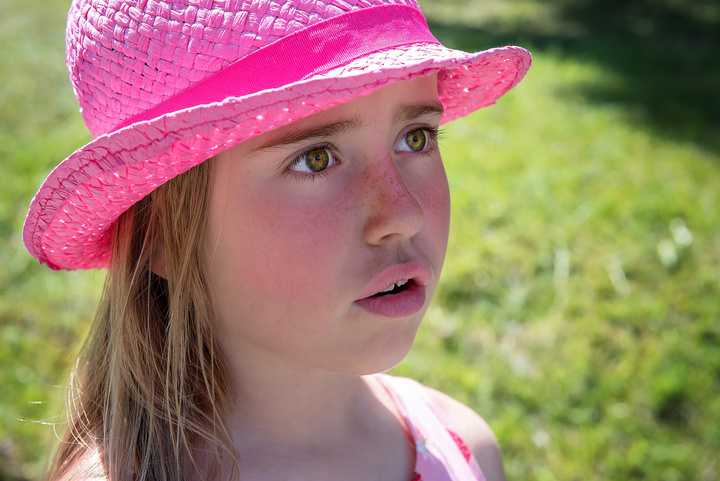
//> input picture SkinDetection/SkinDetection/6.jpg, 720 x 481 px
$ ./SkinDetection   (built with g++ and OpenCV 4)
//> lines starting //> are read from the running program, lines starting //| are printed output that depends on the picture; after the words box and inside, x2 and y2 are one past the last pixel; in counts of white or black regions, pixels touching at a corner belong together
### SkinDetection/SkinDetection/stdafx.h
// stdafx.h : 标准系统包含文件的包含文件，
// 或是经常使用但不常更改的
// 特定于项目的包含文件
//

#pragma once

#include "targetver.h"

#include <stdio.h>
#include <tchar.h>


// TODO:  在此处引用程序需要的其他头文件

### SkinDetection/SkinDetection/SkinDetection.cpp
// SkinDetection.cpp : 定义控制台应用程序的入口点。
//

#include "stdafx.h"


#include "opencv2/imgproc/imgproc.hpp"
#include "opencv2/highgui/highgui.hpp"
#include "opencv2/imgproc/imgproc_c.h"
#include <iostream>

using namespace cv;
using namespace std;
Mat img_sobel(Mat &src);
Mat skin_sobel_filter(Mat &src, Mat &sobel);
Mat skin_detect(Mat &src, Mat &skinCrCbHist);

Mat MatCrCbHist_ellipse();
Mat MatCrCbHist_square();

struct skinAreaInfo
{
    Mat mask;
    double area;
    double smooth;
};

int main()
{
    // 图片载入
    Mat image = imread("6.jpg");
//> image is the input picture: 481 rows x 720 cols, CV_8UC3; mean B, G, R 106, 127.5, 157.6
    resize(image, image, Size(image.cols  , image.rows ));


    //生成肤色椭圆模型
    Mat skinCrCbHist_ellipse = MatCrCbHist_ellipse();
//> in MatCrCbHist_ellipse, `ellipse(skinCrCbHist_ellipse, Point(113, 155.6), Size(23.4, 15.2), 43...`:
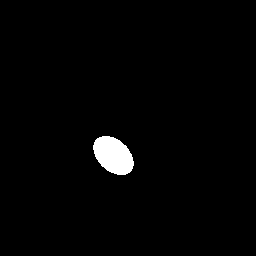
//> skinCrCbHist_ellipse: 256 rows x 256 cols, CV_8UC1; 1.8% white; 1 white region, box (x1, y1, x2, y2) and area: (93, 136, 134, 175) 1148

    //正方形检测区域
    Mat skinCrCbHist_square = MatCrCbHist_square();
//> in MatCrCbHist_square, `fillConvexPoly(skinCrCbHist_square, PointArray, 4, Scalar(255, 255, 25..`: skinCrCbHist_square: 256 rows x 256 cols, CV_8UC1; 3.2% white; 1 white region, box (x1, y1, x2, y2) and area: (77, 133, 128, 174) 2091

    imshow("颜色区域矩形", skinCrCbHist_square);
    imshow("颜色区域椭圆", skinCrCbHist_ellipse);


    Mat detect_ellipse = skin_detect(image, skinCrCbHist_ellipse);
    Mat detect_square = skin_detect(image, skinCrCbHist_square);
    imshow("原图", image);
    imshow("肤色检测图-椭圆区域", detect_ellipse);
    // imshow("肤色检测图-矩形区域", detect_square);

    // sobel算子获得梯度图像
    Mat grad = img_sobel(image);
    imshow("sobel运算结果", grad);

    // 将检测到的图像二值化
    Mat bwDetect_RGB;
    threshold(detect_ellipse, bwDetect_RGB, 0.0, 255.0, THRESH_BINARY);
    Mat bwDetect;
    cvtColor(bwDetect_RGB, bwDetect,CV_RGB2GRAY );
    imshow("二值化-人脸", bwDetect);

    Mat filtered = skin_sobel_filter(bwDetect, grad);
    Mat filtered_detect;
    image.copyTo(filtered_detect, filtered);//返回肤色图
    imshow("综合考虑", filtered_detect);
    waitKey();
    return 0;
}
/*
    src 待检测的图片
    skinCrCbHist 肤色区域矩阵
    返回，检测到肤色的区域矩阵
    */
Mat skin_detect(Mat &src, Mat &skinCrCbHist)
{
    Mat img = src.clone();


    Mat ycrcb_image;
    Mat output_mask = Mat::zeros(img.size(), CV_8UC1);
    cvtColor(img, ycrcb_image, CV_BGR2YCrCb); //首先转换成到YCrCb空间
//> ycrcb_image: 481 rows x 720 cols, CV_8UC3; mean of channels 0, 1, 2 134, 144.8, 112.2
    for (int i = 0; i < img.cols; i++)
    {
        for (int j = 0; j < img.rows; j++)
        {
            Vec3b ycrcb = ycrcb_image.at<Vec3b>(j, i);
            if (skinCrCbHist.at<uchar>(ycrcb[1], ycrcb[2]) > 0)//如果该点落在皮肤模型椭圆区域内，则该点是皮肤像素点。
                output_mask.at<uchar>(j, i) = 255;
        }
    }
//> output_mask: 481 rows x 720 cols, CV_8UC1; 26.5% white; 365 white regions (344 under 20 px), largest, box (x1, y1, x2, y2) and area: (35, 71, 472, 481) 89693, (309, 150, 328, 168) 189, (131, 445, 141, 481) 157
    Mat detect;
    img.copyTo(detect, output_mask);//返回肤色图
//> after the loop in skin_detect (call 2), `for (int i = 0; i < img.cols; i++)`:
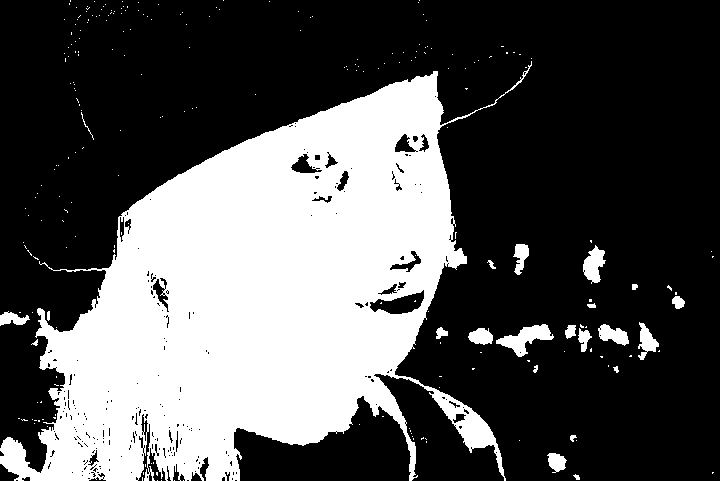
//> output_mask: 481 rows x 720 cols, CV_8UC1; 33.2% white; 236 white regions (213 under 20 px)
    return detect;
}
/*
    用sobel算法计算每个图片的纹理
*/
Mat img_sobel(Mat &src) {
    Mat src_gray;
    Mat grad;
    int ddepth = CV_16S;
    // Convert the image to grayscale
    cvtColor(src, src_gray, COLOR_BGR2GRAY);
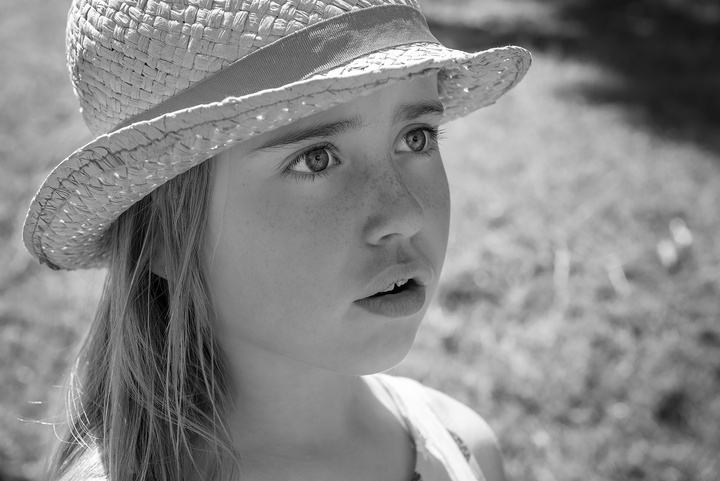
//> src_gray: 481 rows x 720 cols, CV_8UC1; min 0, max 255, mean 134
    Mat grad_x, grad_y;
    Mat abs_grad_x, abs_grad_y;
    Sobel(src_gray, grad_x, ddepth, 1, 0);// x方向
    Sobel(src_gray, grad_y, ddepth, 0, 1);// y方向
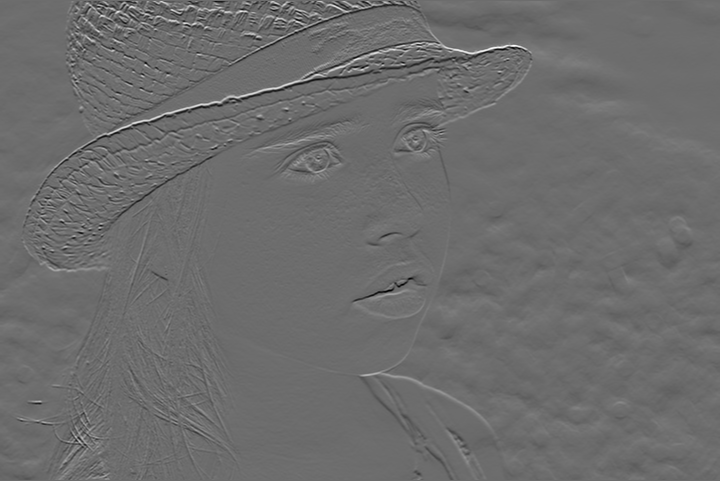
//> grad_y: 481 rows x 720 cols, CV_16SC1; min -561, max 751, mean -0.2; drawn with min black and max white
    // converting back to CV_8U
    convertScaleAbs(grad_x, abs_grad_x);
    convertScaleAbs(grad_y, abs_grad_y);
    addWeighted(abs_grad_x, 0.5, abs_grad_y, 0.5, 0, grad);
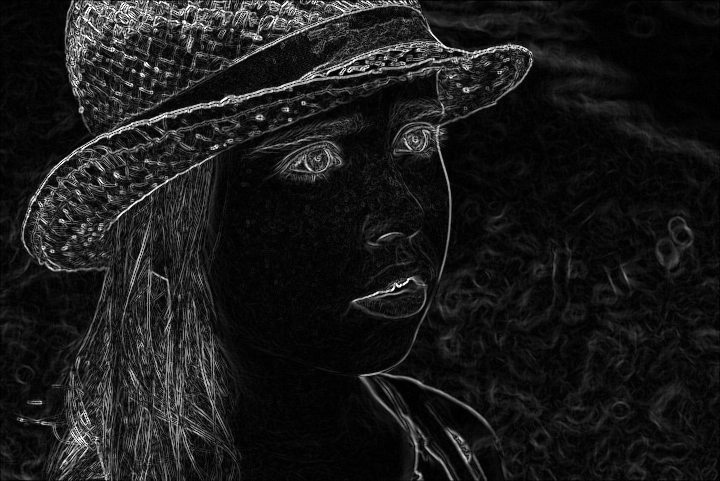
//> grad: 481 rows x 720 cols, CV_8UC1; min 0, max 255, mean 25.9
    return grad;
}

/*
    统计每个区域内的纹理，找出最可能是皮肤的区域
*/
Mat skin_sobel_filter(Mat &src, Mat &sobel) {
    vector<vector<cv::Point>> contours;
    Mat filtered = Mat::zeros(src.size(), CV_8UC1);
    // 找到轮廓，将边缘信息存储至contours
    findContours(src, contours, CV_RETR_EXTERNAL, CHAIN_APPROX_NONE);
//> contours = 349 contours, 340 with area under 20; largest, box (x1, y1, x2, y2) and area: (35, 71, 472, 481) 94188, (131, 445, 141, 481) 111, (10, 440, 21, 464) 110, (408, 131, 422, 149) 106, (167, 418, 177, 453) 78


    // 遍历每个轮廓
    for (vector<Point> c : contours) {
        Mat mask = Mat(src.size(), CV_8UC1, Scalar(0));
        double area = contourArea(c); // 计算轮廓面积
        double sum = 0; //
        vector<vector<Point>> t_contours;
        if (area <= 10)
            continue;
        // 在蒙版中画出该填充图形
        t_contours.push_back(c);
        drawContours(mask, t_contours, -1, Scalar(255), CV_FILLED);
        // 求出区域内sobel梯度积分
        for (size_t y = 0; y < src.cols; y++)
        {
            for (size_t x = 0; x < src.rows; x++)
            {
                //Vec3b ycrcb = ycrcb_image.at<Vec3b>(j, i);
                // 检查是否在区域内
                /*if (pointPolygonTest(c, Point(x, y), false) <= 0)
                    continue;*/
                if (mask.at<uchar>(x, y) != 255)
                    continue;
                uchar grad = sobel.at<uchar>(x, y);
                sum += grad;
            }
        }
        double smooth = sum / area;
        double area_smooth = area / smooth;

        cout << "平滑度：" << smooth << " 面积：" << area;
        if (smooth >= 5) {
            cout << " 面积/平滑度：" << area_smooth << endl;
        }
        else cout << endl;
        if (area_smooth >= 10)
        {
            drawContours(filtered, t_contours, -1, Scalar(255), CV_FILLED);

        }

    }
//> this loop made 349 passes
//> (area, sum, smooth, area_smooth) on pass 216: (94188, 2513479, 26.69, 3529.5)
//| 平滑度：64.25 面积：32 面积/平滑度：0.498054
//| 平滑度：74.7568 面积：111 面积/平滑度：1.48482
//| 平滑度：17.7 面积：110 面积/平滑度：6.21469
//| 平滑度：69.8095 面积：10.5 面积/平滑度：0.150409
//| 平滑度：93.6667 面积：12 面积/平滑度：0.128114
//| 平滑度：182.857 面积：21 面积/平滑度：0.114844
//| 平滑度：180.769 面积：13 面积/平滑度：0.0719149
//| 平滑度：109.523 面积：77.5 面积/平滑度：0.707617
//> (output is shown up to pass 65 of 349)
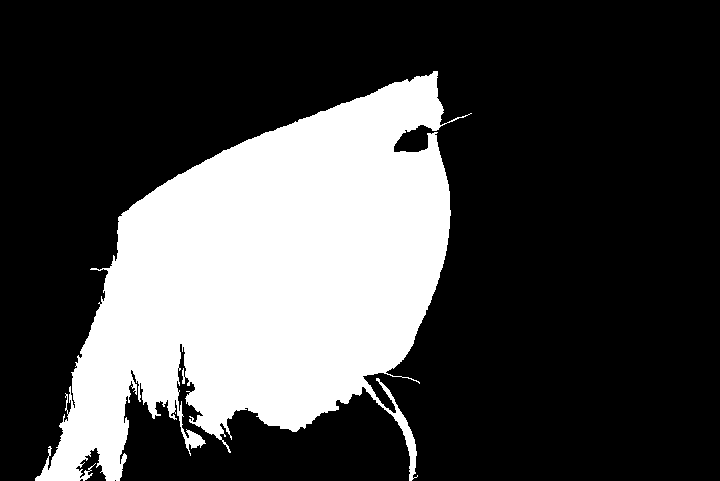
//> filtered: 481 rows x 720 cols, CV_8UC1; 27.6% white; 1 white region, box (x1, y1, x2, y2) and area: (35, 71, 472, 481) 95755
//> in main, `image.copyTo(filtered_detect, filtered);`:
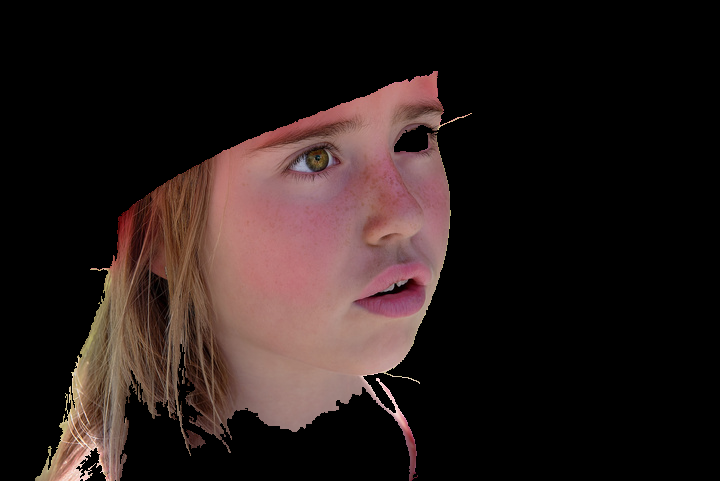
//> filtered_detect: 481 rows x 720 cols, CV_8UC3; mean B, G, R 26, 27.9, 39.9
    return filtered;
}

Mat MatCrCbHist_ellipse() {
    //利用Opencv自带的椭圆生成函数生成一个肤色椭圆模型
    Mat skinCrCbHist_ellipse = Mat::zeros(Size(256, 256), CV_8UC1);//256*256的矩阵，相当于CrCb分量的横纵坐标

    ellipse(skinCrCbHist_ellipse, Point(113, 155.6), Size(23.4, 15.2), 43.0, 0.0, 360.0, Scalar(255, 255, 255), -1);
    return skinCrCbHist_ellipse;
}

Mat MatCrCbHist_square() {
    //正方形检测区域
    Mat skinCrCbHist_square = Mat::zeros(Size(256, 256), CV_8UC1);//256*256的矩阵，相当于CrCb分量的横纵坐标
                                                                  //生成检测区域矩形
    Point PointArray[4];
    // YCrCb 133<=Cr<=173 77<=Cb<=127
    PointArray[0] = Point(77, 133);
    PointArray[1] = Point(127, 133);
    PointArray[2] = Point(127, 173);
    PointArray[3] = Point(77, 173);
    fillConvexPoly(skinCrCbHist_square, PointArray, 4, Scalar(255, 255, 255));// 画出矩形
    return skinCrCbHist_square;
}

$ run again, with SkinDetection/SkinDetection/2.jpg copied over SkinDetection/SkinDetection/6.jpg
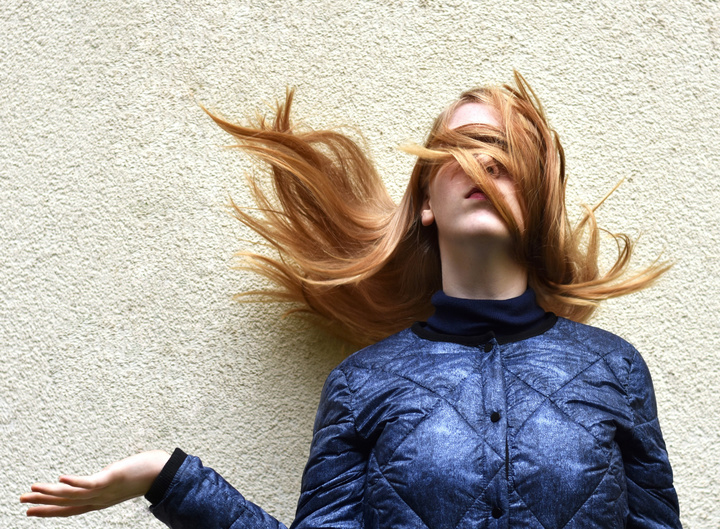
//> input picture SkinDetection/SkinDetection/2.jpg, 720 x 529 px
//> image is the input picture: 529 rows x 720 cols, CV_8UC3; mean B, G, R 161.5, 168, 173.4
//> skinCrCbHist_ellipse: 256 rows x 256 cols, CV_8UC1; 1.8% white; 1 white region, box (x1, y1, x2, y2) and area: (93, 136, 134, 175) 1148
//> skinCrCbHist_square: 256 rows x 256 cols, CV_8UC1; 3.2% white; 1 white region, box (x1, y1, x2, y2) and area: (77, 133, 128, 174) 2091
//> ycrcb_image: 529 rows x 720 cols, CV_8UC3; mean of channels 0, 1, 2 168.9, 131.2, 123.8
//> after the loop in skin_detect, `for (int i = 0; i < img.cols; i++)`:
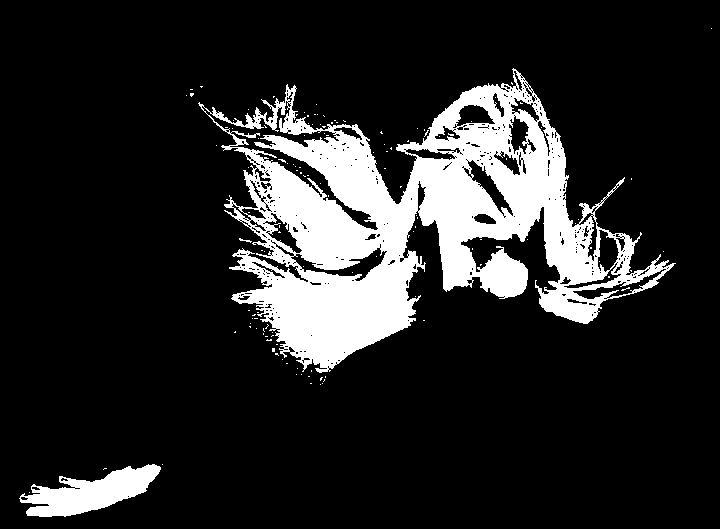
//> output_mask: 529 rows x 720 cols, CV_8UC1; 15.5% white; 128 white regions (125 under 20 px), largest, box (x1, y1, x2, y2) and area: (198, 68, 676, 373) 54956, (19, 464, 161, 517) 3765, (239, 238, 252, 243) 23
//> contours = 92 contours, 90 with area under 20; largest, box (x1, y1, x2, y2) and area: (198, 68, 676, 373) 64465, (19, 464, 161, 517) 3612
//> the loop in skin_sobel_filter, `for (vector<Point> c : contours)` made 92 passes
//> (area, sum, smooth, area_smooth) on passes 4, 91: (3611.5, 234751, 65, 55.56), (64465, 3674372, 57, 1131)
//> (printed output is left out)
//> `image.copyTo(filtered_detect, filtered);`:
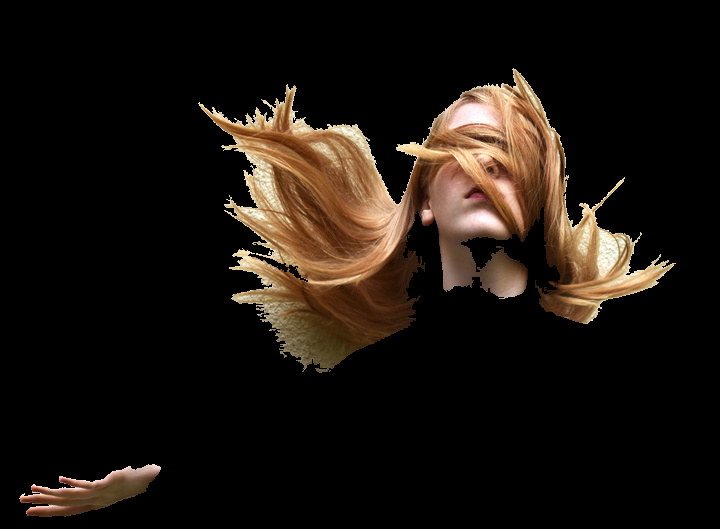
//> filtered_detect: 529 rows x 720 cols, CV_8UC3; mean B, G, R 14.6, 20.6, 27.7
